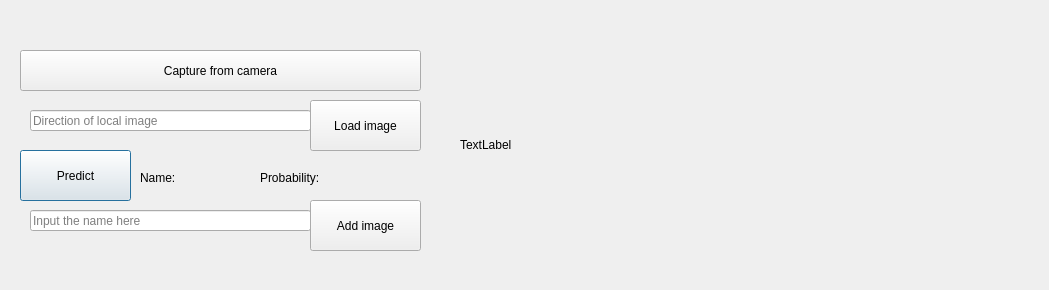
<?xml version="1.0" encoding="UTF-8"?>
<ui version="4.0">
 <class>Dialog</class>
 <widget class="QDialog" name="Dialog">
  <property name="geometry">
   <rect>
    <x>0</x>
    <y>0</y>
    <width>1049</width>
    <height>290</height>
   </rect>
  </property>
  <property name="windowTitle">
   <string>Dialog</string>
  </property>
  <widget class="QPushButton" name="predictButton">
   <property name="geometry">
    <rect>
     <x>20</x>
     <y>150</y>
     <width>111</width>
     <height>51</height>
    </rect>
   </property>
   <property name="text">
    <string>Predict</string>
   </property>
  </widget>
  <widget class="QPushButton" name="addButton">
   <property name="geometry">
    <rect>
     <x>310</x>
     <y>200</y>
     <width>111</width>
     <height>51</height>
    </rect>
   </property>
   <property name="text">
    <string>Add image</string>
   </property>
  </widget>
  <widget class="QLabel" name="nameLabel">
   <property name="geometry">
    <rect>
     <x>140</x>
     <y>170</y>
     <width>60</width>
     <height>16</height>
    </rect>
   </property>
   <property name="text">
    <string>Name: </string>
   </property>
  </widget>
  <widget class="QLabel" name="probabilityLabel">
   <property name="geometry">
    <rect>
     <x>260</x>
     <y>170</y>
     <width>81</width>
     <height>16</height>
    </rect>
   </property>
   <property name="text">
    <string>Probability: </string>
   </property>
  </widget>
  <widget class="QLineEdit" name="nameInput">
   <property name="geometry">
    <rect>
     <x>30</x>
     <y>210</y>
     <width>281</width>
     <height>21</height>
    </rect>
   </property>
   <property name="placeholderText">
    <string>Input the name here</string>
   </property>
  </widget>
  <widget class="QPushButton" name="cameraButton">
   <property name="geometry">
    <rect>
     <x>20</x>
     <y>50</y>
     <width>401</width>
     <height>41</height>
    </rect>
   </property>
   <property name="text">
    <string>Capture from camera</string>
   </property>
  </widget>
  <widget class="QPushButton" name="localButton">
   <property name="geometry">
    <rect>
     <x>310</x>
     <y>100</y>
     <width>111</width>
     <height>51</height>
    </rect>
   </property>
   <property name="text">
    <string>Load image</string>
   </property>
  </widget>
  <widget class="QLineEdit" name="localDirection">
   <property name="geometry">
    <rect>
     <x>30</x>
     <y>110</y>
     <width>281</width>
     <height>21</height>
    </rect>
   </property>
   <property name="placeholderText">
    <string>Direction of local image</string>
   </property>
  </widget>
  <widget class="QLabel" name="label">
   <property name="geometry">
    <rect>
     <x>460</x>
     <y>10</y>
     <width>480</width>
     <height>270</height>
    </rect>
   </property>
   <property name="text">
    <string>TextLabel</string>
   </property>
  </widget>
 </widget>
 <resources/>
 <connections/>
</ui>
